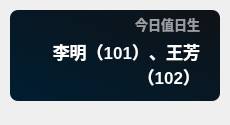
<?xml version="1.0" encoding="UTF-8"?>
<ui version="4.0">
 <class>Theme</class>
 <widget class="QWidget" name="Form">
  <property name="geometry">
   <rect>
    <x>0</x>
    <y>0</y>
    <width>230</width>
    <height>125</height>
   </rect>
  </property>
  <property name="minimumSize">
   <size>
    <width>0</width>
    <height>0</height>
   </size>
  </property>
  <property name="maximumSize">
   <size>
    <width>16777215</width>
    <height>65536</height>
   </size>
  </property>
  <property name="windowTitle">
   <string>值日生</string>
  </property>
  <widget class="QLabel" name="duty_title">
   <property name="geometry">
    <rect>
     <x>30</x>
     <y>14</y>
     <width>170</width>
     <height>20</height>
    </rect>
   </property>
   <property name="font">
    <font>
     <family>Microsoft YaHei UI</family>
     <pointsize>10</pointsize>
     <weight>75</weight>
     <bold>true</bold>
    </font>
   </property>
   <property name="styleSheet">
    <string notr="true">color: rgba(255, 255, 255, 150);
font-weight: bold;</string>
   </property>
   <property name="text">
    <string>今日值日生</string>
   </property>
   <property name="textFormat">
    <enum>Qt::PlainText</enum>
   </property>
   <property name="alignment">
    <set>Qt::AlignRight|Qt::AlignTrailing|Qt::AlignVCenter</set>
   </property>
  </widget>
  <widget class="QLabel" name="duty_text">
   <property name="geometry">
    <rect>
     <x>30</x>
     <y>34</y>
     <width>170</width>
     <height>60</height>
    </rect>
   </property>
   <property name="font">
    <font>
     <family>Microsoft YaHei UI</family>
     <pointsize>13</pointsize>
     <weight>75</weight>
     <bold>true</bold>
    </font>
   </property>
   <property name="styleSheet">
    <string notr="true">border: none;
color: rgba(255, 255, 255, 255);
font-weight: bold</string>
   </property>
   <property name="text">
    <string>李明（101）、王芳（102）</string>
   </property>
   <property name="textFormat">
    <enum>Qt::RichText</enum>
   </property>
   <property name="wordWrap">
    <bool>true</bool>
   </property>
   <property name="alignment">
    <set>Qt::AlignRight|Qt::AlignTrailing|Qt::AlignVCenter</set>
   </property>
  </widget>
  <widget class="QLabel" name="backgnd">
   <property name="geometry">
    <rect>
     <x>10</x>
     <y>10</y>
     <width>210</width>
     <height>91</height>
    </rect>
   </property>
   <property name="styleSheet">
    <string notr="true">background-color: qlineargradient(spread:pad, x1:0, y1:1, x2:1, y2:0, stop:0 rgba(0, 30, 50, 255), stop:1 rgba(15, 18, 22, 255));
border-radius: 8px</string>
   </property>
   <property name="text">
    <string/>
   </property>
  </widget>
  <widget class="QLabel" name="img">
   <property name="geometry">
    <rect>
     <x>10</x>
     <y>10</y>
     <width>91</width>
     <height>91</height>
    </rect>
   </property>
   <property name="styleSheet">
    <string notr="true"/>
   </property>
   <property name="pixmap">
    <pixmap>../img/1.png</pixmap>
   </property>
   <property name="scaledContents">
    <bool>true</bool>
   </property>
  </widget>
  <zorder>backgnd</zorder>
  <zorder>img</zorder>
  <zorder>duty_title</zorder>
  <zorder>duty_text</zorder>
 </widget>
 <resources/>
 <connections/>
</ui>
